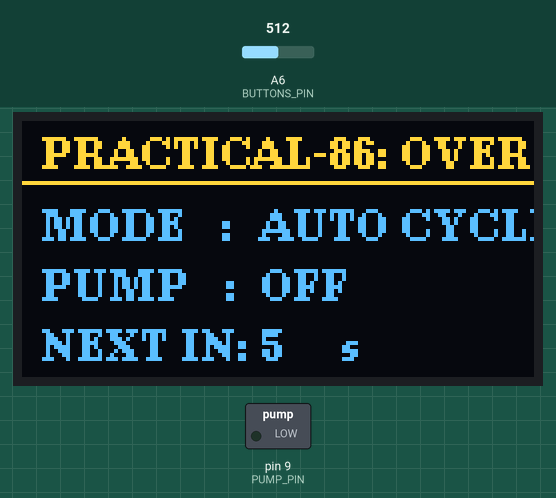
Simulated run of this sketch. Board: Arduino Nano, built with avr-gcc and run on an emulated ATmega328P. Shown: 128×64 one-colour display, switched loads named in the sketch (green lamp = pin HIGH). The test bench sets the inputs (shaded band); at power-on: A6 (BUTTONS_PIN) = 512. The OLED is the two-colour kind (top 16 rows yellow); what the sketch prints to the serial monitor is not drawn.

Above: at 2.6 s.
2.7 s: A6 (BUTTONS_PIN) set to 912
5.3 s: A6 (BUTTONS_PIN) set to 925
At 6.4 s:
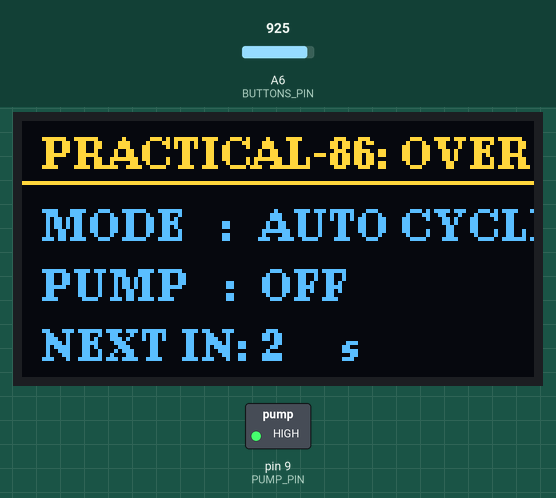
At 6.9 s:
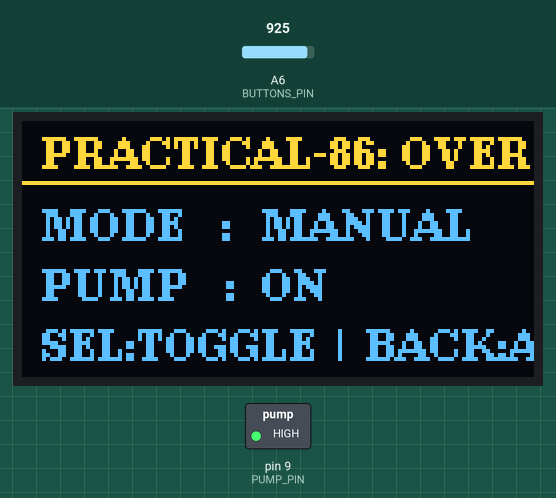
8.1 s: A6 (BUTTONS_PIN) set to 757
9.6 s: A6 (BUTTONS_PIN) set to 731
At 18.0 s:
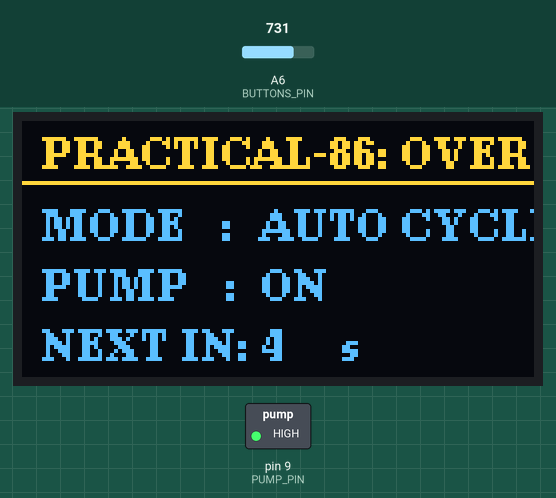
Timing chart, 0 to 19.5 s (numbered marks = the images above; inputs shaded):
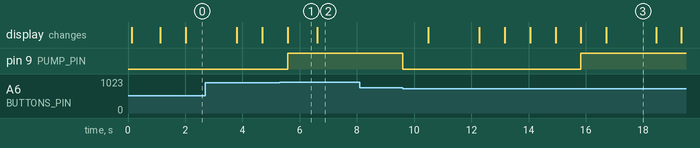

Measured:
- the behaviour switches between 924 and 925 on A6 (BUTTONS_PIN) (found by bisection; images 0 and 1)
- the behaviour switches between 741 and 740 on A6 (BUTTONS_PIN) (found by bisection; images 2 and 3)
- after the input at 5.3 s, pin 9 (PUMP_PIN): LOW → HIGH after 0.29 s instead of 1.2 s
- after the input at 8.1 s, every drawn part: stays the same
- after the input at 9.6 s, pin 9 (PUMP_PIN): HIGH → LOW at once, → HIGH 6.2 s later; the display: first changes after 0.89 s (image 3 shows a later state)
- what the display in image 1 shows lasts 1.0 s, from 5.6 s to 6.6 s

The sketch:

Practical_86.ino
```cpp
/*
==================================================
Day 43 | Practical-86: Add Manual Pump Override Button
Board  : Young Engineer Board
Hardware:
  - Pump Output Pin   : D9
  - Button Ladder Pin : A6 (Calibrated Values)
  - Display           : 0.96" I2C OLED (U8g2 - RAM Safe)

Calibrated Button Values (A6):
  - Select (925-938) : Toggle Manual Override (Force ON / Force OFF)
  - Back   (728-740) : Reset to AUTO Cycle Mode

Logic:
  - Default AUTO cyclic timer (4s RUN / 6s WAIT)
  - Manual override instantly takes control without freezing timer logic
==================================================
*/

#include <Wire.h>
#include <U8g2lib.h>

#define PUMP_PIN    9
#define BUTTONS_PIN A6

// Calibrated Ladder Ranges
#define BTN_SEL_MIN  925
#define BTN_SEL_MAX  938
#define BTN_BACK_MIN 728
#define BTN_BACK_MAX 740

enum Button { BTN_NONE, BTN_SELECT, BTN_BACK };

Button readButton() {
  int val = analogRead(BUTTONS_PIN);
  if (val >= BTN_SEL_MIN  && val <= BTN_SEL_MAX)  return BTN_SELECT;
  if (val >= BTN_BACK_MIN && val <= BTN_BACK_MAX) return BTN_BACK;
  return BTN_NONE;
}

// RAM-Safe OLED Constructor (128 bytes buffer)
U8G2_SSD1306_128X64_NONAME_1_HW_I2C u8g2(U8G2_R0, /* reset=*/ U8X8_PIN_NONE);

// Timing Parameters for Auto Cycle
const unsigned long AUTO_RUN_MS  = 4000; // 4s ON
const unsigned long AUTO_WAIT_MS = 6000; // 6s OFF

unsigned long stateStartTime = 0;
bool isPumpRunning  = false;
bool manualOverride = false; // False = AUTO, True = MANUAL OVERRIDE

Button lastButton = BTN_NONE;
unsigned long lastDebounceTime = 0;
const unsigned long debounceDelay = 200;

void setPump(bool state) {
  isPumpRunning = state;
  digitalWrite(PUMP_PIN, isPumpRunning ? HIGH : LOW);
  stateStartTime = millis();
}

void updateOLED(int secondsLeft) {
  u8g2.firstPage();
  do {
    u8g2.setFont(u8g2_font_ncenB08_tr);
    u8g2.drawStr(5, 12, "PRACTICAL-86: OVERRIDE");
    u8g2.drawHLine(0, 15, 128);

    // Mode Display
    u8g2.drawStr(5, 30, "MODE   :");
    if (manualOverride) {
      u8g2.drawStr(60, 30, "MANUAL");
    } else {
      u8g2.drawStr(60, 30, "AUTO CYCLE");
    }

    // Pump Status
    u8g2.drawStr(5, 45, "PUMP   :");
    if (isPumpRunning) {
      u8g2.drawStr(60, 45, "ON");
    } else {
      u8g2.drawStr(60, 45, "OFF");
    }

    // Detail Line
    if (manualOverride) {
      u8g2.drawStr(5, 60, "SEL:TOGGLE | BACK:AUTO");
    } else {
      u8g2.drawStr(5, 60, "NEXT IN:");
      char secBuf[5];
      itoa(secondsLeft, secBuf, 10);
      u8g2.drawStr(60, 60, secBuf);
      u8g2.drawStr(80, 60, "s");
    }
  } while (u8g2.nextPage());
}

void setup() {
  Serial.begin(9600);
  delay(100);

  pinMode(PUMP_PIN, OUTPUT);
  pinMode(BUTTONS_PIN, INPUT);

  u8g2.begin();

  // Start with pump OFF in AUTO mode
  setPump(false);

  Serial.println(F("========================================"));
  Serial.println(F(" DAY 43 | PRACTICAL-86: MANUAL OVERRIDE "));
  Serial.println(F("========================================"));
  Serial.println(F("Select: Toggle Override | Back: Return to AUTO"));

  updateOLED(AUTO_WAIT_MS / 1000);
}

void loop() {
  // 1. Button Input Handling
  Button currentBtn = readButton();

  if (currentBtn != lastButton && (millis() - lastDebounceTime > debounceDelay)) {
    lastDebounceTime = millis();

    // Select: Enter manual mode and toggle pump
    if (currentBtn == BTN_SELECT) {
      manualOverride = true;
      setPump(!isPumpRunning);
      updateOLED(0);

      Serial.print(F("[MANUAL OVERRIDE] Select Pressed -> Pump: "));
      Serial.println(isPumpRunning ? F("ON") : F("OFF"));
    }
    // Back: Return back to AUTO cycle mode
    else if (currentBtn == BTN_BACK) {
      manualOverride = false;
      setPump(false); // Reset to waiting state in AUTO
      updateOLED(AUTO_WAIT_MS / 1000);

      Serial.println(F("[MODE SWITCH] Back Pressed -> Returned to AUTO Cycle"));
    }
  }
  lastButton = currentBtn;

  // 2. Automatic Cycle Execution (Only active when NOT in manual override)
  if (!manualOverride) {
    unsigned long elapsed = millis() - stateStartTime;

    if (isPumpRunning) {
      if (elapsed >= AUTO_RUN_MS) {
        setPump(false);
        Serial.println(F("[AUTO] Watering finished -> Switched to WAIT"));
      } else {
        int secLeft = (int)((AUTO_RUN_MS - elapsed + 999) / 1000);
        updateOLED(secLeft);
      }
    } else {
      if (elapsed >= AUTO_WAIT_MS) {
        setPump(true);
        Serial.println(F("[AUTO] Wait complete -> Switched to WATERING"));
      } else {
        int secLeft = (int)((AUTO_WAIT_MS - elapsed + 999) / 1000);
        updateOLED(secLeft);
      }
    }
  }
}
```
